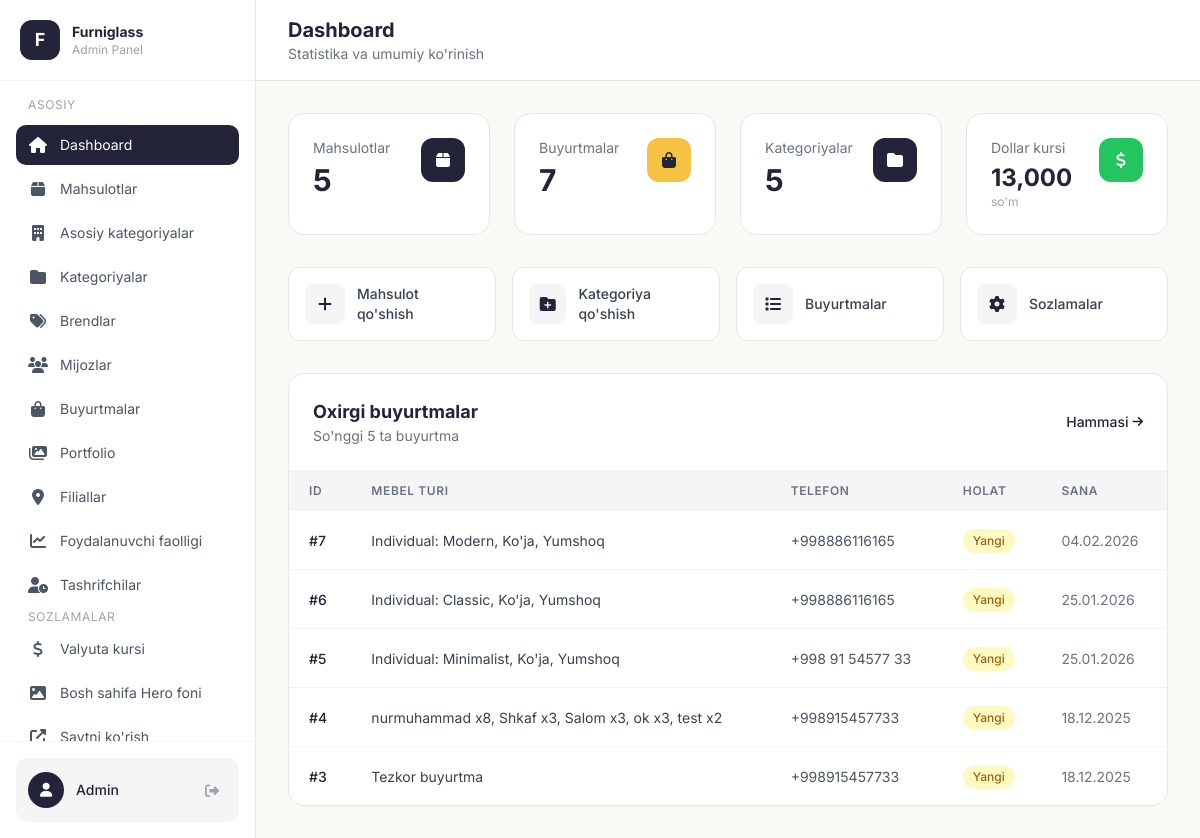
Page /admin (signed in) on the committed database.
### models.py (models this page shows)
class Order(db.Model):
    id = db.Column(db.Integer, primary_key=True)
    furniture_type = db.Column(db.String(200), nullable=False)
    size = db.Column(db.String(100))
    color = db.Column(db.String(50))
    material = db.Column(db.String(100))
    design_image = db.Column(db.String(200))
    phone = db.Column(db.String(20), nullable=False)
    name = db.Column(db.String(100))
    address = db.Column(db.Text)
    status = db.Column(db.String(50), default='Yangi')
    created_at = db.Column(db.DateTime, default=datetime.utcnow)

### app.py (the view)
@app.route('/admin')
@login_required
def admin_dashboard():
    stats = {
        'products': Product.query.count(),
        'orders': Order.query.count(),
        'categories': Category.query.count(),
        'portfolios': Portfolio.query.count()
    }
    recent_orders = Order.query.order_by(Order.created_at.desc()).limit(5).all()
    rate = get_exchange_rate()
    return render_template('admin/dashboard.html', stats=stats, recent_orders=recent_orders, usd_rate=rate)

### app.py (called while the page is built, shortened)
@login_manager.user_loader
def load_user(user_id):
    return Admin.query.get(int(user_id))

def get_exchange_rate() -> float:
    ttl = int(os.environ.get("EXCHANGE_RATE_CACHE_SECONDS", "120"))
    now = time.monotonic()
    if (
        ttl > 0
        and _EXCHANGE_RATE_CACHE["value"] is not None
        and now < _EXCHANGE_RATE_CACHE["expires_mono"]
    ):
        return _EXCHANGE_RATE_CACHE["value"]

@app.before_request
def track_user_activity():
    if request.path.startswith('/admin') or request.path.startswith('/static') or request.path.startswith('/uploads'):
        return

def get_cart():
    if 'cart' not in session:
        session['cart'] = []
    return session['cart']

def get_cart_count():
    cart = get_cart()
    return sum(item['quantity'] for item in cart)

@app.context_processor
def cart_context():
    return {'cart_count': get_cart_count()}

@app.context_processor
def currency_context():
    try:
        rate = get_exchange_rate()
    except Exception:
        rate = 12000.0
    return {'usd_rate': rate}

def get_locale():
    return session.get('lang', DEFAULT_LANGUAGE)

@app.context_processor
def language_context():
    current_lang = get_locale()
    def translate(key_path):
        """Template helper for translations"""
        return get_translation(key_path, current_lang)
    return {
        'lang': current_lang,
        'languages': SUPPORTED_LANGUAGES,
        't': translate,
        'T': TRANSLATIONS
    }

### templates/admin/dashboard.html (shortened to what this page needs)
{% extends "admin/base.html" %}
{% block page_title %}Dashboard{% endblock %}
{% block page_subtitle %}Statistika va umumiy ko'rinish{% endblock %}
{% block content %}
<div class="grid grid-cols-2 lg:grid-cols-4 gap-4 lg:gap-6 mb-8">
    <div class="bg-white rounded-2xl p-5 lg:p-6 border border-gray-200">
        <div class="flex items-start justify-between">
            <div>
                <p class="text-gray-500 text-sm mb-1">Mahsulotlar</p>
                <p class="text-2xl lg:text-3xl font-bold text-[#232339]">{{ stats.products }}</p>
            </div>
            <div class="w-11 h-11 bg-[#232339] rounded-xl flex items-center justify-center">
                <i class="fas fa-box text-white"></i>
            </div>
        </div>
    </div>
    <div class="bg-white rounded-2xl p-5 lg:p-6 border border-gray-200">
        <div class="flex items-start justify-between">
            <div>
                <p class="text-gray-500 text-sm mb-1">Buyurtmalar</p>
                <p class="text-2xl lg:text-3xl font-bold text-[#232339]">{{ stats.orders }}</p>
            </div>
            <div class="w-11 h-11 bg-[#F5C242] rounded-xl flex items-center justify-center">
                <i class="fas fa-shopping-bag text-[#232339]"></i>
            </div>
        </div>
    </div>
    <div class="bg-white rounded-2xl p-5 lg:p-6 border border-gray-200">
        <div class="flex items-start justify-between">
            <div>
                <p class="text-gray-500 text-sm mb-1">Kategoriyalar</p>
                <p class="text-2xl lg:text-3xl font-bold text-[#232339]">{{ stats.categories }}</p>
            </div>
            <div class="w-11 h-11 bg-[#232339] rounded-xl flex items-center justify-center">
                <i class="fas fa-folder text-white"></i>
            </div>
        </div>
    </div>
    <div class="bg-white rounded-2xl p-5 lg:p-6 border border-gray-200">
        <div class="flex items-start justify-between">
            <div>
                <p class="text-gray-500 text-sm mb-1">Dollar kursi</p>
                <p class="text-xl lg:text-2xl font-bold text-[#232339]">{{ "{:,.0f}".format(usd_rate) }}</p>
                <p class="text-xs text-gray-400">so'm</p>
            </div>
            <div class="w-11 h-11 bg-green-500 rounded-xl flex items-center justify-center">
                <i class="fas fa-dollar-sign text-white"></i>
            </div>
        </div>
    </div>
</div>
<div class="grid grid-cols-2 lg:grid-cols-4 gap-4 mb-8">
    <a href="/admin/product/add" class="flex items-center gap-3 p-4 bg-white rounded-xl border border-gray-200 hover:border-[#232339] hover:shadow-sm transition group">
        <div class="w-10 h-10 bg-[#F5F5F5] rounded-lg flex items-center justify-center group-hover:bg-[#232339] transition">
            <i class="fas fa-plus text-[#232339] group-hover:text-white transition"></i>
        </div>
        <span class="text-sm font-medium text-gray-700">Mahsulot qo'shish</span>
    </a>
    <a href="/admin/category/add" class="flex items-center gap-3 p-4 bg-white rounded-xl border border-gray-200 hover:border-[#232339] hover:shadow-sm transition group">
        <div class="w-10 h-10 bg-[#F5F5F5] rounded-lg flex items-center justify-center group-hover:bg-[#232339] transition">
            <i class="fas fa-folder-plus text-[#232339] group-hover:text-white transition"></i>
        </div>
        <span class="text-sm font-medium text-gray-700">Kategoriya qo'shish</span>
    </a>
    <a href="/admin/orders" class="flex items-center gap-3 p-4 bg-white rounded-xl border border-gray-200 hover:border-[#232339] hover:shadow-sm transition group">
        <div class="w-10 h-10 bg-[#F5F5F5] rounded-lg flex items-center justify-center group-hover:bg-[#232339] transition">
            <i class="fas fa-list text-[#232339] group-hover:text-white transition"></i>
        </div>
        <span class="text-sm font-medium text-gray-700">Buyurtmalar</span>
    </a>
    <a href="/admin/settings/currency" class="flex items-center gap-3 p-4 bg-white rounded-xl border border-gray-200 hover:border-[#232339] hover:shadow-sm transition group">
        <div class="w-10 h-10 bg-[#F5F5F5] rounded-lg flex items-center justify-center group-hover:bg-[#232339] transition">
            <i class="fas fa-cog text-[#232339] group-hover:text-white transition"></i>
        </div>
        <span class="text-sm font-medium text-gray-700">Sozlamalar</span>
    </a>
</div>
<div class="bg-white rounded-2xl border border-gray-200 overflow-hidden">
    <div class="p-5 lg:p-6 border-b border-gray-100">
        <div class="flex items-center justify-between">
            <div>
                <h2 class="text-lg font-bold text-[#232339]">Oxirgi buyurtmalar</h2>
                <p class="text-sm text-gray-500">So'nggi 5 ta buyurtma</p>
            </div>
            <a href="/admin/orders" class="text-sm text-[#232339] hover:underline font-medium flex items-center gap-1">
                Hammasi <i class="fas fa-arrow-right text-xs"></i>
            </a>
        </div>
    </div>
    {% if recent_orders %}
    <div class="overflow-x-auto">
        <table class="w-full">
            <thead class="bg-[#F5F5F5]">
                <tr>
                    <th class="text-left py-3 px-5 text-xs font-semibold text-gray-500 uppercase tracking-wider">ID</th>
                    <th class="text-left py-3 px-5 text-xs font-semibold text-gray-500 uppercase tracking-wider">Mebel turi</th>
                    <th class="text-left py-3 px-5 text-xs font-semibold text-gray-500 uppercase tracking-wider hidden sm:table-cell">Telefon</th>
                    <th class="text-left py-3 px-5 text-xs font-semibold text-gray-500 uppercase tracking-wider">Holat</th>
                    <th class="text-left py-3 px-5 text-xs font-semibold text-gray-500 uppercase tracking-wider hidden md:table-cell">Sana</th>
                </tr>
            </thead>
            <tbody class="divide-y divide-gray-100">
                {% for order in recent_orders %}
                <tr class="hover:bg-gray-50 transition">
                    <td class="py-4 px-5">
                        <span class="text-sm font-medium text-[#232339]">#{{ order.id }}</span>
                    </td>
                    <td class="py-4 px-5">
                        <span class="text-sm text-gray-700">{{ order.furniture_type }}</span>
                    </td>
                    <td class="py-4 px-5 hidden sm:table-cell">
                        <span class="text-sm text-gray-600">{{ order.phone }}</span>
                    </td>
                    <td class="py-4 px-5">
                        <span class="inline-flex items-center px-2.5 py-1 rounded-full text-xs font-medium
                            {% if order.status == 'Yangi' %}bg-yellow-100 text-yellow-700
                            {% elif order.status == 'Jarayonda' %}bg-blue-100 text-blue-700
                            {% elif order.status == 'Tayyor' %}bg-green-100 text-green-700
                            {% else %}bg-gray-100 text-gray-700{% endif %}">
                            {{ order.status }}
                        </span>
                    </td>
                    <td class="py-4 px-5 hidden md:table-cell">
                        <span class="text-sm text-gray-500">{{ order.created_at.strftime('%d.%m.%Y') }}</span>
                    </td>
                </tr>
                {% endfor %}
            </tbody>
        </table>
    </div>
    {% endif %}
</div>
{% endblock %}

### templates/admin/base.html (style rules this page uses)
body { font-family: 'Inter', sans-serif; }
:root { --color-primary: #232339; --color-accent: #F5C242; }

### rows in the picture
Order: id "7", furniture_type "Individual: Modern, Ko'ja, Yumshoq", phone "+998886116165", status "Yangi", created_at "04.02.2026"
Order: id "6", furniture_type "Individual: Classic, Ko'ja, Yumshoq", phone "+998886116165", status "Yangi", created_at "25.01.2026"
Order: id "5", furniture_type "Individual: Minimalist, Ko'ja, Yumshoq", phone "+998 91 54577 33", status "Yangi", created_at "25.01.2026"
Order: id "4", furniture_type "nurmuhammad x8, Shkaf x3, Salom x3, ok x3, test x2", phone "+998915457733", status "Yangi", created_at "18.12.2025"
Order: id "3", furniture_type "Tezkor buyurtma", phone "+998915457733", status "Yangi", created_at "18.12.2025"

### other values in the picture
{{ stats.products }} "5"
{{ stats.orders }} "7"
{{ stats.categories }} "5"
{{ "{:,.0f}".format(usd_rate) }} "13,000"
